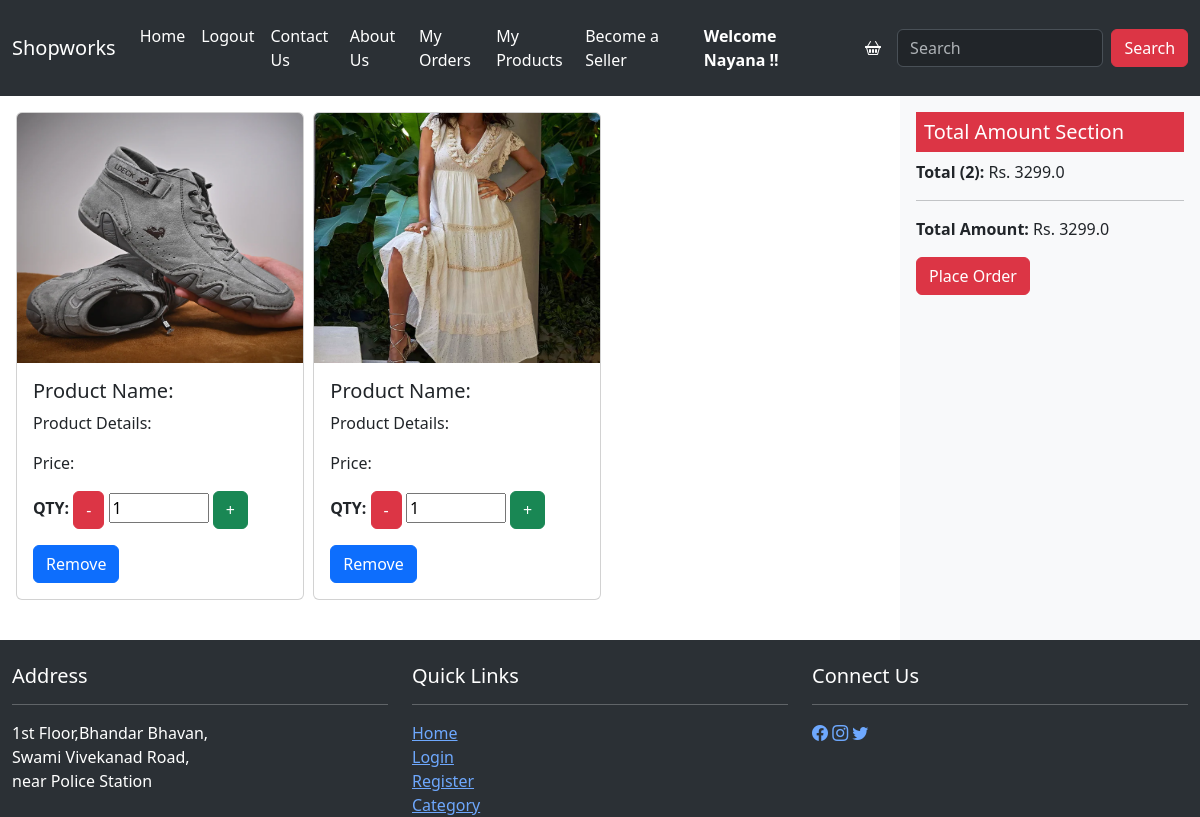
/cart/ (signed in), run on an earlier commit of the app's database.
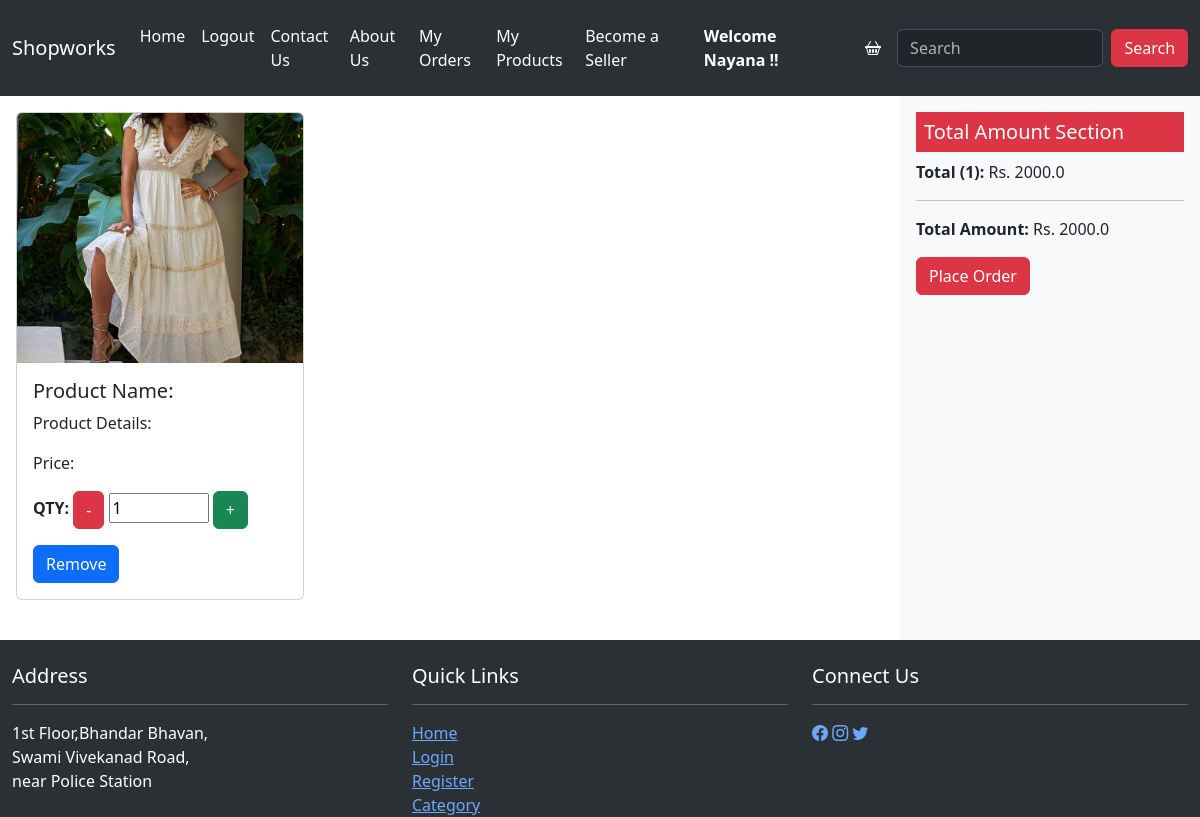
And on a later commit of the database.
### ecommapp/models.py (models this page shows)
class Cart(models.Model):
    userid = models.ForeignKey(User , on_delete = models.CASCADE , null = True , blank = True)
    productid = models.ForeignKey(Product,on_delete = models.CASCADE , null = True , blank = True)
    quantity = models.PositiveIntegerField(default = 0)

class Product(models.Model):
    userid = models.ForeignKey(User , on_delete = models.CASCADE , null = True , blank = True)
    productid = models.IntegerField(primary_key = True)
    product_name = models.CharField(max_length = 55)
    type = (("Mobile","Mobile"),("Clothes", "Clothes"),("Shoes","Shoes"))
    category = models.CharField(max_length = 50 ,choices = type , default = "")
    description = models.TextField(max_length = 100)
    price = models.FloatField()
    image=models.ImageField(upload_to='product/')
    objects = models.Manager()
    prod = CustomManager()

### ecommapp/views.py (the view, shortened to what this page needs)
# urls.py: path("cart/", views.cart, name="cart"),
def cart(req):
    if req.user.is_authenticated:
        username = req.user.username
        allcarts = Cart.objects.filter(userid = req.user.id)
        totalprice = 0
        for i in allcarts:
            totalprice += i.productid.price * i.quantity
        length = len(allcarts)
        context = {'allcarts':allcarts ,
                "items" :length ,
                "total" : totalprice ,
                "username":username}
        return render(req, "cart.html",context)

### templates/cart.html (shortened to what this page needs)
{% include 'header.html' %}
<div class="container-fluid">
    <div class="row">
        <div class="col-md-9 p-3">
            <div class="row">
                {%  for item in allcarts %}
                <div class="col-md-4 mb-4">
                        <div class="card" style="width: 18rem;">
                        <img src="{{item.productid.image.url}}" class="card-img-top" alt="{{item.product_name}}" width="50px" height="250px">
                        <div class="card-body">
                          <h5 class="card-title">Product Name: {{item.product_id.product_name}}</h5>
                          <p class="card-text">Product Details: {{item.product_id.desc}}</p>
                          <p class="card-text">Price: {{item.product_id.price}}</p>
                          <p>
                            <strong>QTY:</strong>
                            <a href="updateqty/0/{{item.productid.productid}}"><button class="btn btn-danger">-</button></a>
                            <input style="width: 100px;" readonly type="number" value="{{item.quantity}}">
                            <a href="updateqty/1/{{item.productid.productid}}"><button class="btn btn-success">+</button></a>
                          </p>
                          <a href="removecart/{{item.productid.productid}}" class="btn btn-primary">Remove</a>
                        </div>
                      </div>
                </div>
                {% endfor %}
            </div>
        </div>
        <div class="col-md-3 bg-light p-3">
            <h5 class="bg-danger text-white p-2">Total Amount Section</h5>
            <p><strong>Total ({{items}}):</strong> Rs. {{total}} </p>
            <hr>
            <p><strong>Total Amount:</strong> Rs. {{total}} </p>
            <a href="{% url 'placeorder' %}"><button class = "btn btn-danger">Place Order</button></a>
        </div>
    </div>
</div>
{% include 'footer.html' %}

What changed in the data, as far as the page shows it:
removed Cart: productid.image (picture), quantity "1"
Also different on the page:
{{ items }}: "2" → "1"
{{ total }}: "3299.0" → "2000.0"
